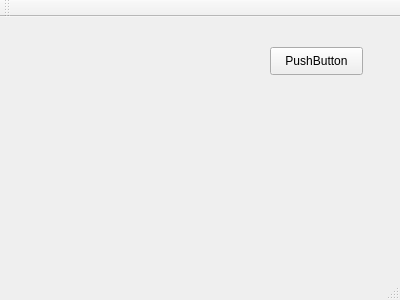
<?xml version="1.0" encoding="UTF-8"?>
<ui version="4.0">
 <class>MainWindow</class>
 <widget class="QMainWindow" name="MainWindow">
  <property name="geometry">
   <rect>
    <x>0</x>
    <y>0</y>
    <width>400</width>
    <height>300</height>
   </rect>
  </property>
  <property name="windowTitle">
   <string>MainWindow</string>
  </property>
  <widget class="QWidget" name="centralWidget">
   <widget class="QPushButton" name="pushButton">
    <property name="geometry">
     <rect>
      <x>270</x>
      <y>30</y>
      <width>93</width>
      <height>28</height>
     </rect>
    </property>
    <property name="text">
     <string>PushButton</string>
    </property>
   </widget>
  </widget>
  <widget class="QMenuBar" name="menuBar">
   <property name="geometry">
    <rect>
     <x>0</x>
     <y>0</y>
     <width>400</width>
     <height>26</height>
    </rect>
   </property>
  </widget>
  <widget class="QToolBar" name="mainToolBar">
   <attribute name="toolBarArea">
    <enum>TopToolBarArea</enum>
   </attribute>
   <attribute name="toolBarBreak">
    <bool>false</bool>
   </attribute>
  </widget>
  <widget class="QStatusBar" name="statusBar"/>
 </widget>
 <layoutdefault spacing="6" margin="11"/>
 <resources/>
 <connections/>
</ui>
